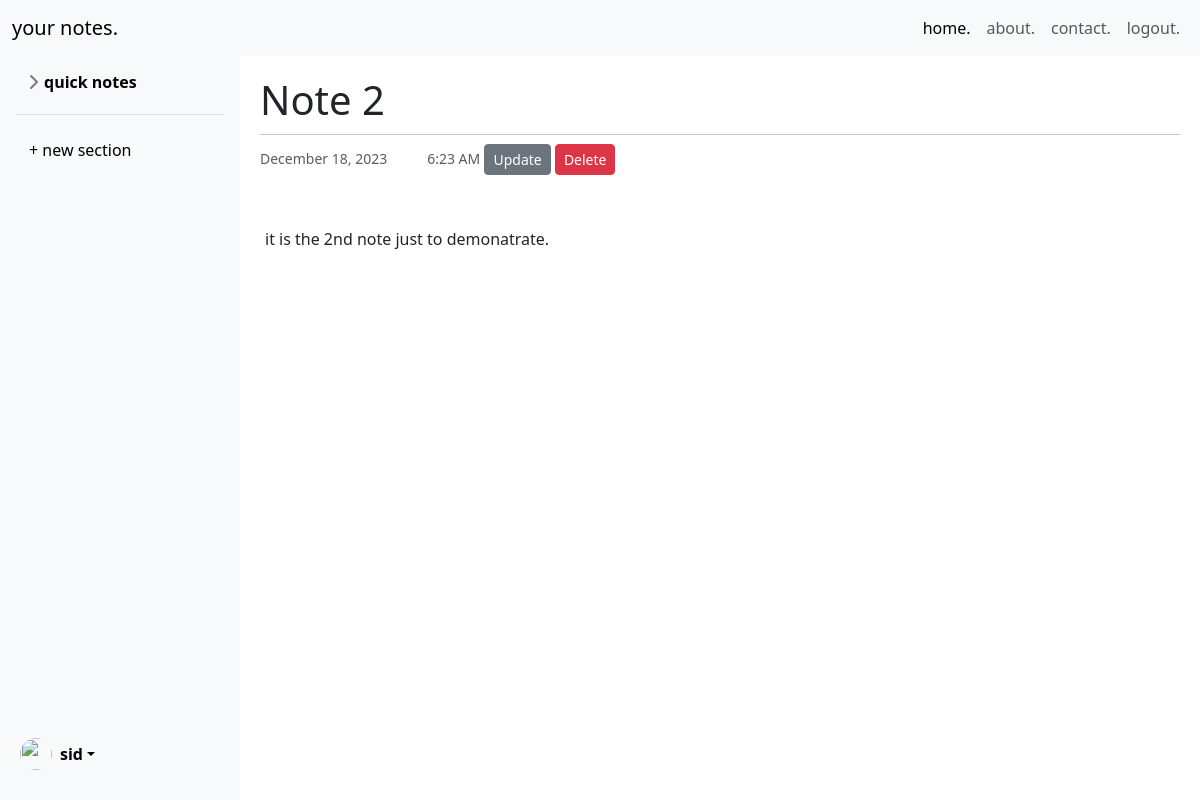
Screenshot of /note/2/ (signed in) with the database file from the repository.
### notes/models.py (models this page shows, shortened)
class Note(models.Model):
    title = models.CharField(max_length=20)
    content = models.TextField()
    date_posted = models.DateTimeField(default=timezone.now)
    author = models.ForeignKey(User, on_delete=models.CASCADE)

### notes/views.py (the view)
# urls.py: path('note/<int:pk>/', NoteDetailView.as_view(), name='note-detail'),
class NoteDetailView(LoginRequiredMixin, UserPassesTestMixin, DetailView):
    model = Note
    def test_func(self):
        note = self.get_object()
        if self.request.user == note.author:
            return True
        return False

### notes/templates/notes/note_detail.html (shortened to what this page needs)
{% extends "notes/base.html" %}
{% block content %}
{% if object.author == user %}
<div class="content-section" style="margin-left: 20%;">
    <h1>{{ object.title }}</h1>
    <hr style="margin-bottom: 5px; margin-top: 10px;">
    <div class="text-start fw-normal text-muted">
        <small class="text-muted">{{ object.date_posted|date:"F d, Y" }}{{ object.date_posted|date:"g:i A" }}</small>
            <a class="btn btn-secondary btn-sm mt-1 mb-1" href="{% url 'note-update' object.id %}">Update</a>
            <a class="btn btn-danger btn-sm mt-1 mb-1" href="{% url 'note-delete' object.id %}">Delete</a>
        </div>
        <br>
        <br>
        <p style="margin-left: 5px; margin-right: 25px;">{{ object.content }}</p>
    </div>
    <div class="flex-shrink-0 p-3 bg-light" style="width: 20%; height: 100vh;">
        <ul class="list-unstyled ps-0">
            <li class="mb-1">
                <button class="btn btn-toggle d-inline-flex align-items-center rounded border-0 collapsed"
                data-bs-toggle="collapse" data-bs-target="#home-collapse" aria-expanded="false">
                quick notes
            </button>
        </li>
        <li class="border-top my-3"></li>
    </ul>
    <div>
        <button type="button" class="btn btn-light">+ new section</button>
    </div>
    <div class="dropdown">
        <a href="#" class="d-flex align-items-center link-body-emphasis text-decoration-none dropdown-toggle"
        data-bs-toggle="dropdown" aria-expanded="false">
        <img src="png" alt="" width="32" height="32" class="rounded-circle me-2">
        <strong>{{ user.username }}</strong>
    </a>
</div>
</div>
{% endif %}
{% endblock content %}

### notes/static/notes/main.css (style rules this page uses)
body, html { height: 100%; margin: 0; padding: 0; }
.content-section { flex: 1; padding: 20px; width: 80%; overflow-y: auto; box-sizing: border-box; height: calc(100vh - navbar-height - sidebar-height); }
.flex-shrink-0 { width: 20%; height: 100vh; position: fixed; left: 0; top: 50px; bottom: 0; overflow-y: auto; z-index: 2; }
.dropdown-toggle { outline: 0; }
.btn-toggle { padding: .25rem .5rem; font-weight: 600; color: var(--bs-emphasis-color); background-color: transparent; }
.btn-toggle::before { width: 1.25em; line-height: 0; transition: transform .35s ease; transform-origin: .5em 50%; }
.list-unstyled { padding: 0; }
.dropdown { padding: 10px; position: fixed; bottom: 10px; left: 0; width: 20%; text-align: center; }
.dropdown a { display: block; padding: 10px; text-decoration: none; }

### rows the page displays
Note: title "Note 2", date_posted "December 18, 2023", date_posted "6:23 AM", content "it is the 2nd note just to demonatrate."

### other values shown
{{ user.username }} "sid"
